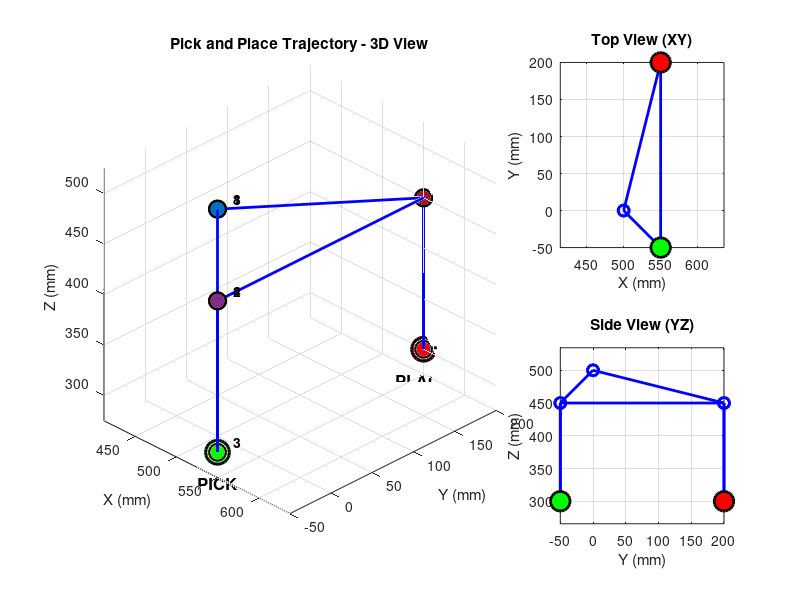

Recreate this plot in MATLAB.
%% Create Pick and Place Trajectory for KUKA Robot
% FIXED VERSION - Proper array creation

clc; clear; close all;

%% ===== CONFIGURATION =====
PICK_LOCATION = [550, -50, 300];   % [X, Y, Z] in mm
PLACE_LOCATION = [550, 200, 300];  % [X, Y, Z] in mm
APPROACH_HEIGHT = 150;    % mm above object
GRIP_HEIGHT = 0;          % mm
LIFT_HEIGHT = 150;        % mm
ORIENTATION_DOWN = [0, 90, 0];  % [A, B, C] degrees

%% ===== GENERATE WAYPOINTS =====
fprintf('Generating Pick and Place trajectory...\n');

% Pre-allocate waypoints matrix (8 rows × 6 columns)
waypoints = zeros(8, 6);

% Define each waypoint explicitly
waypoints(1,:) = [500, 0, 500, 0, 90, 0];  % HOME
waypoints(2,:) = [PICK_LOCATION(1), PICK_LOCATION(2), PICK_LOCATION(3) + APPROACH_HEIGHT, ORIENTATION_DOWN];  % APPROACH PICK
waypoints(3,:) = [PICK_LOCATION(1), PICK_LOCATION(2), PICK_LOCATION(3) + GRIP_HEIGHT, ORIENTATION_DOWN];  % PICK
waypoints(4,:) = [PICK_LOCATION(1), PICK_LOCATION(2), PICK_LOCATION(3) + LIFT_HEIGHT, ORIENTATION_DOWN];  % LIFT
waypoints(5,:) = [PLACE_LOCATION(1), PLACE_LOCATION(2), PLACE_LOCATION(3) + LIFT_HEIGHT, ORIENTATION_DOWN];  % APPROACH PLACE
waypoints(6,:) = [PLACE_LOCATION(1), PLACE_LOCATION(2), PLACE_LOCATION(3) + GRIP_HEIGHT, ORIENTATION_DOWN];  % PLACE
waypoints(7,:) = [PLACE_LOCATION(1), PLACE_LOCATION(2), PLACE_LOCATION(3) + APPROACH_HEIGHT, ORIENTATION_DOWN];  % RETRACT
waypoints(8,:) = [500, 0, 500, 0, 90, 0];  % RETURN HOME

% Create waypoint names as COLUMN cell array (CRITICAL FIX)
waypoint_names = {
    'HOME - Safe starting position';
    'APPROACH PICK - Above object';
    'PICK - At object (CLOSE GRIPPER)';
    'LIFT - Raised with object';
    'APPROACH PLACE - Above drop zone';
    'PLACE - At drop position (OPEN GRIPPER)';
    'RETRACT - After placing';
    'RETURN HOME - Safe end position'
};

% Create wait times as COLUMN vector (CRITICAL FIX)
wait_times = [
    2.0;  % HOME
    2.0;  % APPROACH PICK
    3.0;  % PICK (time for gripper)
    2.0;  % LIFT
    3.0;  % MOVE TO PLACE
    2.0;  % PLACE (time for gripper)
    2.0;  % RETRACT
    2.0   % RETURN HOME
];

NUM_POINTS = size(waypoints, 1);

fprintf('✓ Generated %d waypoints\n', NUM_POINTS);

%% ===== DISPLAY SEQUENCE =====
fprintf('\n=== Pick and Place Sequence ===\n');
for i = 1:NUM_POINTS
    fprintf('[%d] %s\n', i, waypoint_names{i});
    fprintf('    X=%6.1f, Y=%6.1f, Z=%6.1f, A=%5.1f, B=%5.1f, C=%5.1f\n', ...
           waypoints(i,1), waypoints(i,2), waypoints(i,3), ...
           waypoints(i,4), waypoints(i,5), waypoints(i,6));
end

%% ===== TRAJECTORY INFORMATION =====
fprintf('\n=== Trajectory Information ===\n');
fprintf('Pick Location:    X=%.1f, Y=%.1f, Z=%.1f mm\n', PICK_LOCATION);
fprintf('Place Location:   X=%.1f, Y=%.1f, Z=%.1f mm\n', PLACE_LOCATION);
fprintf('Lateral distance: %.1f mm (Y direction)\n', abs(PLACE_LOCATION(2) - PICK_LOCATION(2)));
fprintf('Approach height:  %.1f mm\n', APPROACH_HEIGHT);
fprintf('Lift height:      %.1f mm\n', LIFT_HEIGHT);
fprintf('Total waypoints:  %d\n', NUM_POINTS);

fprintf('\nWorkspace Range:\n');
fprintf('  X: [%.1f, %.1f] mm\n', min(waypoints(:,1)), max(waypoints(:,1)));
fprintf('  Y: [%.1f, %.1f] mm\n', min(waypoints(:,2)), max(waypoints(:,2)));
fprintf('  Z: [%.1f, %.1f] mm\n', min(waypoints(:,3)), max(waypoints(:,3)));

%% ===== VISUALIZE =====
figure('Name', 'Pick and Place Trajectory', 'Position', [100 100 1200 800]);

% Main 3D view
subplot(2,3,[1 2 4 5]);
hold on; grid on; axis equal;

% Plot trajectory
plot3(waypoints(:,1), waypoints(:,2), waypoints(:,3), 'b-', 'LineWidth', 2);

% Plot waypoints
colors = lines(NUM_POINTS);
for i = 1:NUM_POINTS
    scatter3(waypoints(i,1), waypoints(i,2), waypoints(i,3), 150, colors(i,:), ...
            'filled', 'MarkerEdgeColor', 'k', 'LineWidth', 1.5);
    text(waypoints(i,1)+10, waypoints(i,2)+10, waypoints(i,3)+10, ...
         sprintf('%d', i), 'FontSize', 10, 'FontWeight', 'bold');
end

% Mark pick/place locations
scatter3(PICK_LOCATION(1), PICK_LOCATION(2), PICK_LOCATION(3), 300, 'g', ...
        'filled', 'MarkerEdgeColor', 'k', 'LineWidth', 2);
text(PICK_LOCATION(1), PICK_LOCATION(2), PICK_LOCATION(3)-30, 'PICK', ...
     'FontSize', 12, 'FontWeight', 'bold', 'HorizontalAlignment', 'center');

scatter3(PLACE_LOCATION(1), PLACE_LOCATION(2), PLACE_LOCATION(3), 300, 'r', ...
        'filled', 'MarkerEdgeColor', 'k', 'LineWidth', 2);
text(PLACE_LOCATION(1), PLACE_LOCATION(2), PLACE_LOCATION(3)-30, 'PLACE', ...
     'FontSize', 12, 'FontWeight', 'bold', 'HorizontalAlignment', 'center');

xlabel('X (mm)'); ylabel('Y (mm)'); zlabel('Z (mm)');
title('Pick and Place Trajectory - 3D View');
view(45, 30);

% Top view
subplot(2,3,3);
plot(waypoints(:,1), waypoints(:,2), 'b-o', 'LineWidth', 2, 'MarkerSize', 8);
hold on;
scatter(PICK_LOCATION(1), PICK_LOCATION(2), 200, 'g', 'filled', 'MarkerEdgeColor', 'k', 'LineWidth', 2);
scatter(PLACE_LOCATION(1), PLACE_LOCATION(2), 200, 'r', 'filled', 'MarkerEdgeColor', 'k', 'LineWidth', 2);
xlabel('X (mm)'); ylabel('Y (mm)');
title('Top View (XY)');
grid on; axis equal;

% Side view
subplot(2,3,6);
plot(waypoints(:,2), waypoints(:,3), 'b-o', 'LineWidth', 2, 'MarkerSize', 8);
hold on;
scatter(PICK_LOCATION(2), PICK_LOCATION(3), 200, 'g', 'filled', 'MarkerEdgeColor', 'k', 'LineWidth', 2);
scatter(PLACE_LOCATION(2), PLACE_LOCATION(3), 200, 'r', 'filled', 'MarkerEdgeColor', 'k', 'LineWidth', 2);
xlabel('Y (mm)'); ylabel('Z (mm)');
title('Side View (YZ)');
grid on; axis equal;

%% ===== SAVE (WITH PROPER VARIABLE TYPES) =====
PATTERN = 'pick_and_place';

% Save with explicit variable names - all properly formatted
save('trajectory_pick_and_place.mat', ...
     'waypoints', 'waypoint_names', 'wait_times', ...
     'PATTERN', 'NUM_POINTS', 'PICK_LOCATION', 'PLACE_LOCATION');

fprintf('\n✓ Trajectory saved: trajectory_pick_and_place.mat\n');
fprintf('  File location: %s\n', fullfile(pwd, 'trajectory_pick_and_place.mat'));

fprintf('\n📋 Waypoint Summary:\n');
for i = 1:NUM_POINTS
    fprintf('  [%d] %s\n', i, waypoint_names{i});
end

fprintf('\n⚠️  IMPORTANT NOTES:\n');
fprintf('  • This trajectory assumes you have a gripper on the robot\n');
fprintf('  • At waypoint 3 (PICK): Close gripper manually or via signal\n');
fprintf('  • At waypoint 6 (PLACE): Open gripper manually or via signal\n');
fprintf('  • Adjust PICK_LOCATION and PLACE_LOCATION to match your setup\n');
fprintf('  • Test at slow speed (T1 mode) first!\n');

fprintf('\n✅ READY! Now run: run_pick_and_place.m\n');
